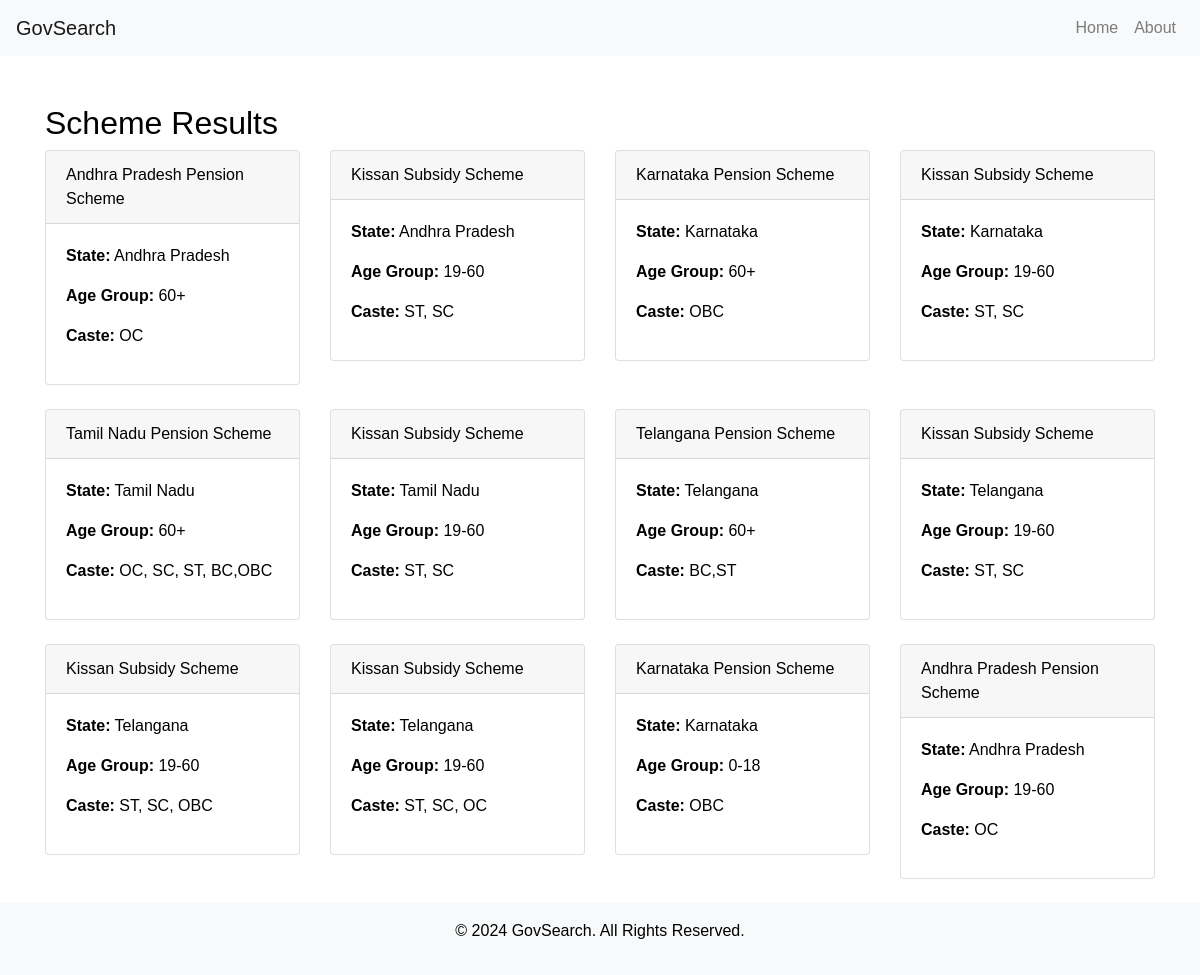
The app's page /results.php, older data.
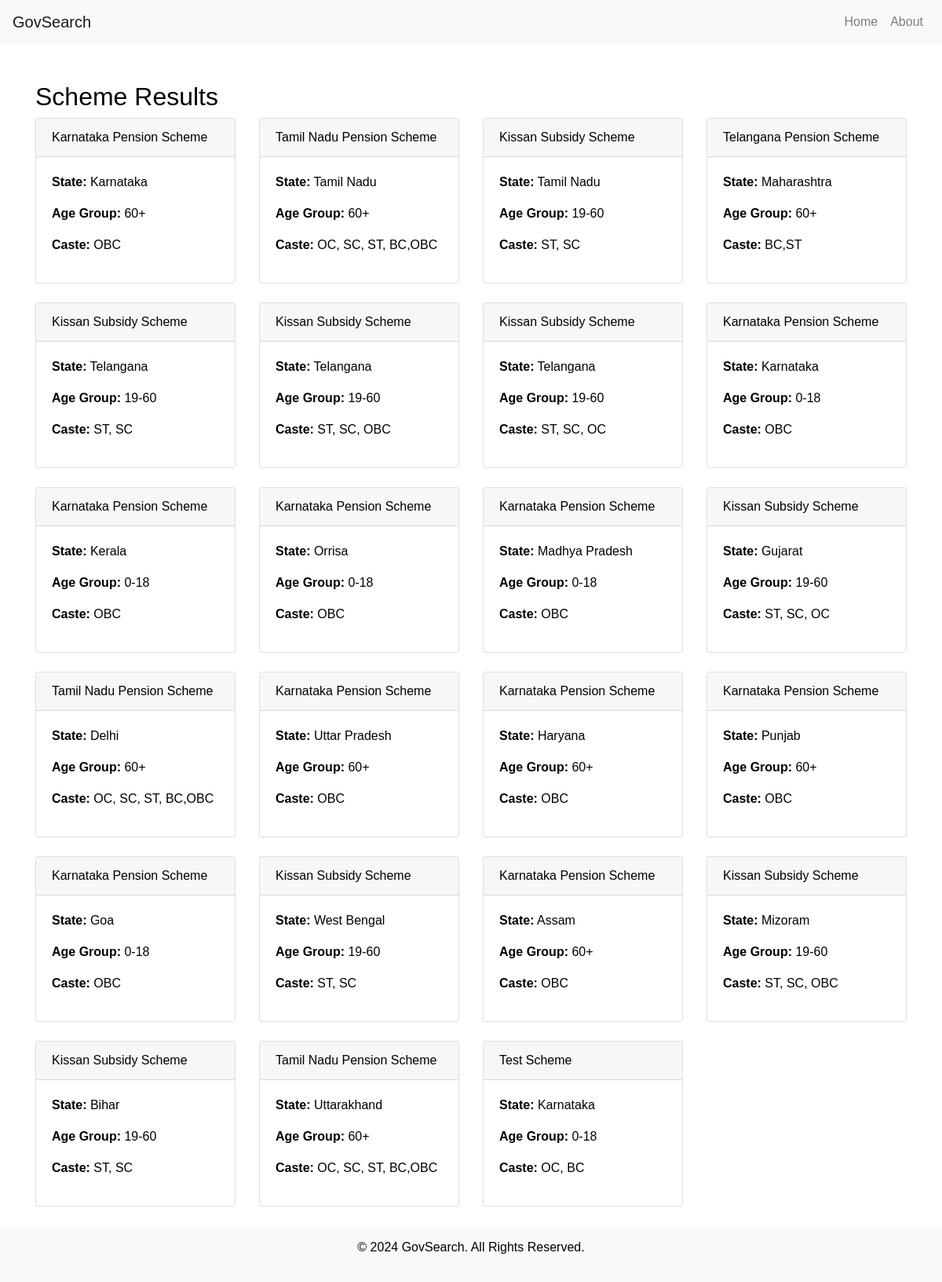
The same page, newer data.
### tables this page shows
CREATE TABLE `schemes` (
  `id` int(11) NOT NULL,
  `scheme_name` varchar(255) NOT NULL,
  `state` varchar(100) NOT NULL,
  `age_group` varchar(50) DEFAULT NULL,
  `caste` varchar(50) DEFAULT NULL
);

### results.php (the view, shortened to what this page needs)
<?php
include('db_connection.php');
$sql = "SELECT * FROM schemes WHERE 1=1";
$stmt = $conn->prepare($sql);
$stmt->execute();
$result = $stmt->get_result();
?>
<?php include('header.php'); ?>
<div class="container mt-5">
    <h2>Scheme Results</h2>
    <div class="row">
        <?php
        if ($result->num_rows > 0) {
            while ($row = $result->fetch_assoc()) {
                echo '<div class="col-md-3 col-sm-6 col-12 mb-4">';
                echo '<div class="card scheme-card">';
                echo '<div class="card-header">' . htmlspecialchars($row['scheme_name']) . '</div>';
                echo '<div class="card-body">';
                echo '<p><strong>State:</strong> ' . htmlspecialchars($row['state']) . '</p>';
                echo '<p><strong>Age Group:</strong> ' . htmlspecialchars($row['age_group']) . '</p>';
                echo '<p><strong>Caste:</strong> ' . htmlspecialchars($row['caste']) . '</p>';
                echo '</div>';
                echo '</div>';
                echo '</div>';
            }
        } else {
            echo '<p>No schemes found based on your filters.</p>';
        }
        ?>
    </div>
</div>
<?php include('footer.php'); ?>
</body>
</html>

### header.php (shortened to what this page needs)
<!DOCTYPE html>
<html lang="en">
<head>
    <link href="https://stackpath.bootstrapcdn.com/bootstrap/4.5.2/css/bootstrap.min.css" rel="stylesheet">
</head>
<body>
    <nav class="navbar navbar-expand-lg navbar-light bg-light">
        <a class="navbar-brand" href="https://localhost/govsearch/index.php">GovSearch</a>
        <div class="collapse navbar-collapse" id="navbarNav">
            <ul class="navbar-nav ml-auto">
                <li class="nav-item"><a class="nav-link" href="https://localhost/govsearch/index.php">Home</a></li>
                <li class="nav-item"><a class="nav-link" href="about.php">About</a></li>
            </ul>
        </div>
    </nav>

### footer.php
<footer class="bg-light text-center py-3">
    <p>&copy; 2024 GovSearch. All Rights Reserved.</p>
</footer>
</body>
</html>

### header.php (style rules this page uses)
body { background-color: #ffffff; color: #000000; font-family: Arial, sans-serif; }
.navbar { margin-bottom: 20px; }

Row changes from the older to the newer data that the page shows:
removed schemes: scheme_name "Andhra Pradesh Pension Scheme", state "Andhra Pradesh", age_group "60+", caste "OC"
removed schemes: scheme_name "Kissan Subsidy Scheme", state "Andhra Pradesh", age_group "19-60", caste "ST, SC"
removed schemes: scheme_name "Kissan Subsidy Scheme", state "Karnataka", age_group "19-60", caste "ST, SC"
removed schemes: scheme_name "Andhra Pradesh Pension Scheme", state "Andhra Pradesh", age_group "19-60", caste "OC"
changed schemes "Telangana Pension Scheme": state "Telangana" → "Maharashtra"
added schemes: scheme_name "Karnataka Pension Scheme", state "Kerala", age_group "0-18", caste "OBC"
added schemes: scheme_name "Karnataka Pension Scheme", state "Orrisa", age_group "0-18", caste "OBC"
added schemes: scheme_name "Karnataka Pension Scheme", state "Madhya Pradesh", age_group "0-18", caste "OBC"
added schemes: scheme_name "Kissan Subsidy Scheme", state "Gujarat", age_group "19-60", caste "ST, SC, OC"
added schemes: scheme_name "Tamil Nadu Pension Scheme", state "Delhi", age_group "60+", caste "OC, SC, ST, BC,OBC"
added schemes: scheme_name "Karnataka Pension Scheme", state "Uttar Pradesh", age_group "60+", caste "OBC"
added schemes: scheme_name "Karnataka Pension Scheme", state "Haryana", age_group "60+", caste "OBC"
added schemes: scheme_name "Karnataka Pension Scheme", state "Punjab", age_group "60+", caste "OBC"
added schemes: scheme_name "Karnataka Pension Scheme", state "Goa", age_group "0-18", caste "OBC"
added schemes: scheme_name "Kissan Subsidy Scheme", state "West Bengal", age_group "19-60", caste "ST, SC"
added schemes: scheme_name "Karnataka Pension Scheme", state "Assam", age_group "60+", caste "OBC"
added schemes: scheme_name "Kissan Subsidy Scheme", state "Mizoram", age_group "19-60", caste "ST, SC, OBC"
added schemes: scheme_name "Kissan Subsidy Scheme", state "Bihar", age_group "19-60", caste "ST, SC"
added schemes: scheme_name "Tamil Nadu Pension Scheme", state "Uttarakhand", age_group "60+", caste "OC, SC, ST, BC,OBC"
added schemes: scheme_name "Test Scheme", state "Karnataka", age_group "0-18", caste "OC, BC"
